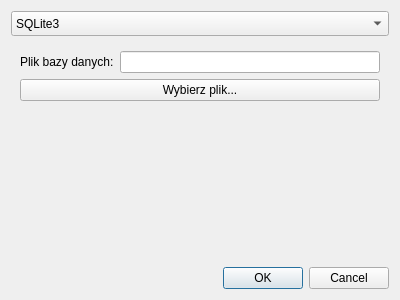
<?xml version="1.0" encoding="UTF-8"?>
<ui version="4.0">
 <class>DatabaseConfigDialog</class>
 <widget class="QDialog" name="DatabaseConfigDialog">
  <property name="geometry">
   <rect>
    <x>0</x>
    <y>0</y>
    <width>400</width>
    <height>300</height>
   </rect>
  </property>
  <property name="windowTitle">
   <string>Konfiguracja bazy danych</string>
  </property>
  <layout class="QVBoxLayout" name="verticalLayout">
   <item>
    <widget class="QComboBox" name="dbTypeComboBox">
     <property name="minimumSize">
      <size>
       <width>0</width>
       <height>25</height>
      </size>
     </property>
     <item>
      <property name="text">
       <string>SQLite3</string>
      </property>
     </item>
     <item>
      <property name="text">
       <string>MySQL</string>
      </property>
     </item>
    </widget>
   </item>
   <item>
    <widget class="QStackedWidget" name="stackedWidget">
     <property name="minimumSize">
      <size>
       <width>0</width>
       <height>150</height>
      </size>
     </property>
     <!-- Strona konfiguracji dla SQLite3 -->
     <widget class="QWidget" name="sqlitePage">
      <layout class="QFormLayout" name="formLayoutSQLite">
       <item row="0" column="0">
        <widget class="QLabel" name="label_sqlitePath">
         <property name="text">
          <string>Plik bazy danych:</string>
         </property>
        </widget>
       </item>
       <item row="0" column="1">
        <widget class="QLineEdit" name="sqlitePathLineEdit"/>
       </item>
       <item row="1" column="0" colspan="2">
        <widget class="QPushButton" name="selectFileButton">
         <property name="text">
          <string>Wybierz plik...</string>
         </property>
        </widget>
       </item>
      </layout>
     </widget>
     <!-- Strona konfiguracji dla MySQL -->
     <widget class="QWidget" name="mysqlPage">
      <layout class="QFormLayout" name="formLayoutMySQL">
       <item row="0" column="0">
        <widget class="QLabel" name="label_host">
         <property name="text">
          <string>Host:</string>
         </property>
        </widget>
       </item>
       <item row="0" column="1">
        <widget class="QLineEdit" name="hostLineEdit"/>
       </item>
       <item row="1" column="0">
        <widget class="QLabel" name="label_database">
         <property name="text">
          <string>Baza danych:</string>
         </property>
        </widget>
       </item>
       <item row="1" column="1">
        <widget class="QLineEdit" name="databaseLineEdit"/>
       </item>
       <item row="2" column="0">
        <widget class="QLabel" name="label_user">
         <property name="text">
          <string>Użytkownik:</string>
         </property>
        </widget>
       </item>
       <item row="2" column="1">
        <widget class="QLineEdit" name="userLineEdit"/>
       </item>
       <item row="3" column="0">
        <widget class="QLabel" name="label_password">
         <property name="text">
          <string>Hasło:</string>
         </property>
        </widget>
       </item>
       <item row="3" column="1">
        <widget class="QLineEdit" name="passwordLineEdit">
         <property name="echoMode">
          <enum>QLineEdit::Password</enum>
         </property>
        </widget>
       </item>
       <item row="4" column="0">
        <widget class="QLabel" name="label_port">
         <property name="text">
          <string>Port:</string>
         </property>
        </widget>
       </item>
       <item row="4" column="1">
        <widget class="QSpinBox" name="portSpinBox">
         <property name="minimum">
          <number>0</number>
         </property>
         <property name="maximum">
          <number>65535</number>
         </property>
         <property name="value">
          <number>3306</number>
         </property>
        </widget>
       </item>
      </layout>
     </widget>
    </widget>
   </item>
   <item>
    <widget class="QDialogButtonBox" name="buttonBox">
     <property name="orientation">
      <enum>Qt::Horizontal</enum>
     </property>
     <property name="standardButtons">
      <set>QDialogButtonBox::Ok|QDialogButtonBox::Cancel</set>
     </property>
    </widget>
   </item>
  </layout>
 </widget>
 <resources/>
 <connections/>
</ui>
